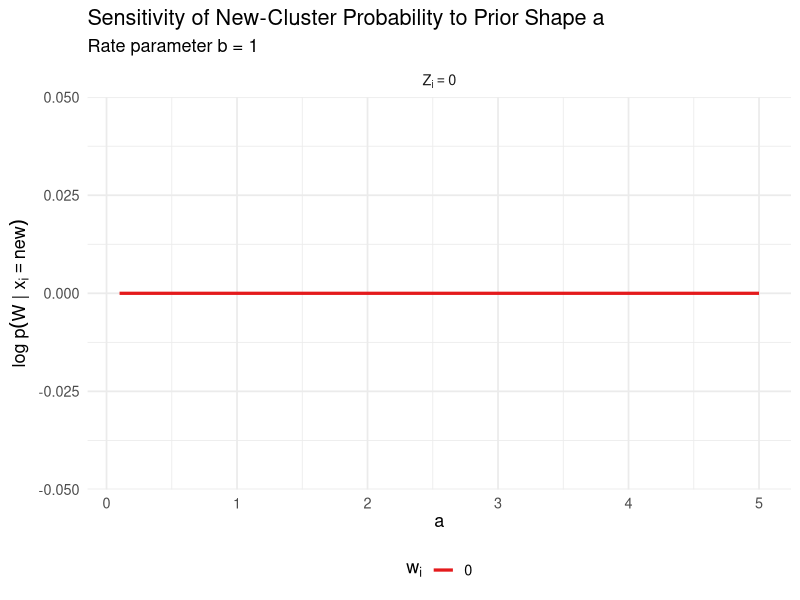

Write the R code that produced this figure.
library(ggplot2)
library(dplyr)

# Parameters
  # fixed latent variable sum
b <- 1          # fixed Gamma rate

# Function to compute log marginal contribution for new cluster
new_cluster_integral_log <- function(a_current, w_i_val, Z_i_val, b) {
  log_top <- (a_current * log(b)) + lgamma(a_current + w_i_val)
  log_bot <- lgamma(a_current) + (a_current + w_i_val) * log(b + Z_i_val)
  log_top - log_bot
}

# Grid of a values and w_i values
a_grid <- seq(0.1, 5, length.out = 300)
w_i_vals <- c(0)
Z_i_vals <- c(0)


# Create dataframe
df_plot <- expand.grid(a = a_grid, w_i = w_i_vals, Z = Z_i_vals) %>%
  rowwise() %>%
  mutate(log_prob = new_cluster_integral_log(a, w_i, Z, b)) %>%
  mutate(Z_label = paste0("Z[i] == ", Z)) %>%  # <- This will be parsed
  ungroup()

# Plot
ggplot(df_plot, aes(x = a, y = log_prob, color = factor(w_i))) +
  geom_line(size = 1.1) +
  scale_color_brewer(palette = "Set1", name = expression(w[i])) +
  labs(
    title = "Sensitivity of New-Cluster Probability to Prior Shape a",
    subtitle = paste0("Rate parameter b = ", b),
    x = expression(a),
    y = expression(log ~ p(W ~ "|" ~ x[i] == "new"))
  ) +
  theme_minimal(base_size = 13) +
  theme(legend.position = "bottom") +
  facet_wrap(~Z_label, labeller = label_parsed)
